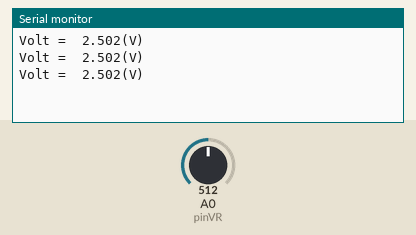
Bench run of a sketch on a simulated Arduino Uno, built with avr-gcc and run on an emulated ATmega328P. On the bench: the last lines printed to the serial monitor. Inputs (shaded band) come from the test bench; at power-on: A0 (pinVR) = 512.

Above: at 1.3 s.
1.4 s: A0 (pinVR) set to 716
At 1.9 s:
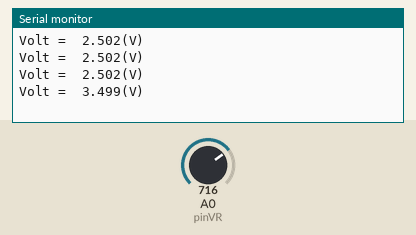
2.9 s: A0 (pinVR) set to 900
At 3.4 s:
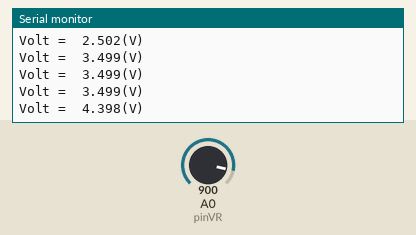
Timing chart, 0 to 5.9 s (numbered marks = the images above; inputs shaded):
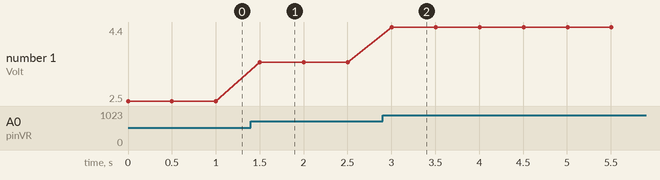

Measured:
- after the input at 1.4 s, the serial monitor: prints a new line after 0.10 s (image 1)
- after the input at 2.9 s, the serial monitor: prints a new line after 0.10 s (image 2)
- plotted number 1: 2.5 → 3.5 after the input at 1.4 s, 3.5 → 4.4 after the input at 2.9 s

The sketch:

pot2volt2.ino
```cpp
const unsigned int pinVR = A0;

void setup() {
  Serial.begin(9600);
}

void loop() {
  long int adc = analogRead(pinVR);
  /*
   5000(mv):1023 = x(mv):adc

  */
  long int mv = 5000 * adc / 1023;

  Serial.print("Volt =  ");
  Serial.print(mv/1000);
  Serial.print(".");
  Serial.print(mv%1000);
  Serial.println("(V)");
  delay(500);
}
```
